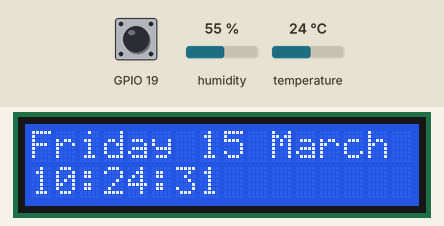
A program run on a simulated Raspberry Pi (BCM pin numbers). On the bench: 16×2 character LCD. Inputs (shaded band) come from the test bench; at power-on: GPIO 19 HIGH, humidity 55 %, temperature 24 °C. The clock reads 2024-03-15 10:24:30 at power-on unless the program sets it; web requests get an empty 200 reply after 0.4 s.

Above: at 1.5 s.
1.6 s: GPIO 19 pulled LOW for 0.15 s
At 2.0 s:
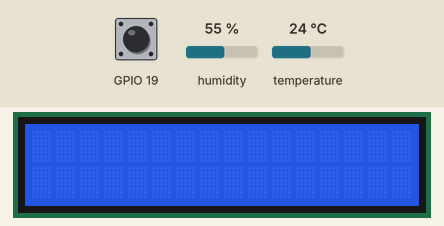
4.6 s: GPIO 19 pulled LOW for 1 s
At 5.4 s:
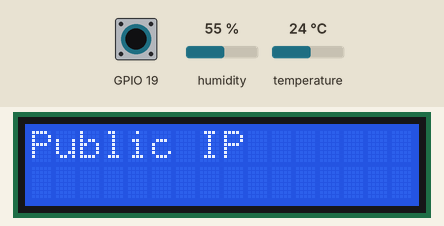
7.1 s: GPIO 19 pulled LOW for 0.15 s
At 8.3 s:
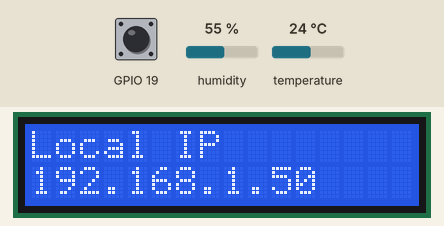
8.7 s: GPIO 19 pulled LOW for 3.2 s
At 13.6 s:
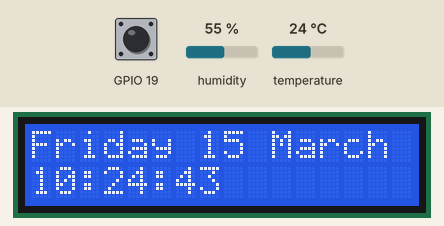
Timing chart, 0 to 15.1 s (numbered marks = the images above; inputs shaded):
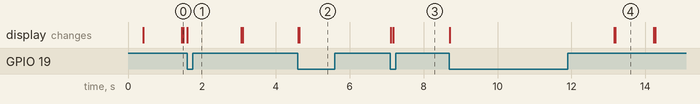

Measured:
- after the input at 1.6 s, the display: changes at once (image 1)
- after the input at 4.6 s, the display: first changes at once (image 2 shows a later state)
- after the input at 7.1 s, the display: first changes at once (image 3 shows a later state)
- after the input at 8.7 s, the display: first changes at once (image 4 shows a later state)

The program:

customLCDControl.py
```python
#Kieran's Custom LCD Display Script 24/06/2017
import RPi.GPIO as GPIO
import Adafruit_DHT
import I2C_LCD_driver
import socket
import time
import datetime

from urllib2 import urlopen

#Load I2C Driver
display = I2C_LCD_driver.lcd()

#Load DHT22 Driver
sensor = Adafruit_DHT.DHT22
sensor_pin = 16
GPIO.setmode(GPIO.BCM)

#Setting Pin 19 for Push Switch
GPIO.setup(19, GPIO.IN, pull_up_down=GPIO.PUD_UP)

# First Menu #
menu = 0
display.lcd_display_string('Custom Display!', 1)
display.lcd_display_string('Press The Button', 2)

#Button Press Function
def buttonPressed(channel):
    global menu
    #If at Last Menu
    if menu == 4:
        #Reset Menu
        menu = 1
    else:
        #Next Menu
        menu += 1
    #First Menu - Temperature
    if menu == 1:
        display.lcd_clear()
    #Second Menu - Public IP
    elif menu == 2:
        display.lcd_clear()
        display.lcd_display_string("Public IP", 1)
        display.lcd_display_string(getPublicIP(), 2)
    #Third Menu - Local IP
    elif menu == 3:
        display.lcd_clear()
        display.lcd_display_string("Local IP", 1)
        display.lcd_display_string(getPrivateIP(), 2)
    elif menu == 4:
        display.lcd_clear()

def getPublicIP():
    #Reading RAW Data from HTML Page
    ip = urlopen('http://ip.42.pl/raw').read()
    #Returning Read Data
    return ip

def getPrivateIP():
    #Assigning Socket Variable
    s = socket.socket(socket.AF_INET, socket.SOCK_DGRAM)
    #Opening a Socket
    s.connect(("8.8.8.8", 80))
    #Returning Original Route
    return s.getsockname()[0]

#Button Listener
GPIO.add_event_detect(19, GPIO.FALLING, callback=buttonPressed, bouncetime=1000)
try:
    #10 Second Loop
    while True:
        if menu == 0:
            menu = 4

        if menu == 4:
            d = time.strftime('%A %d %B')
            t = time.strftime('%H:%M:%S')
            display.lcd_clear()
            display.lcd_display_string(d, 1)
            display.lcd_display_string(t, 2)
            time.sleep(1)

        if menu == 1:
            humidity, temperature = Adafruit_DHT.read_retry(sensor, sensor_pin)
            temp = 'Temp:{0:0.1f}'.format(temperature)
            humid = 'Humidity:{1:0.1f}%'.format(temperature,humidity)
            display.lcd_clear()
            display.lcd_display_string(temp + chr(223) + 'C', 1)
            display.lcd_display_string(humid, 2)
            time.sleep(10)
except KeyboardInterrupt:
    GPIO.cleanup()
    display.lcd_clear()
    print "\n"
    print "Exited Cleanly"
```
